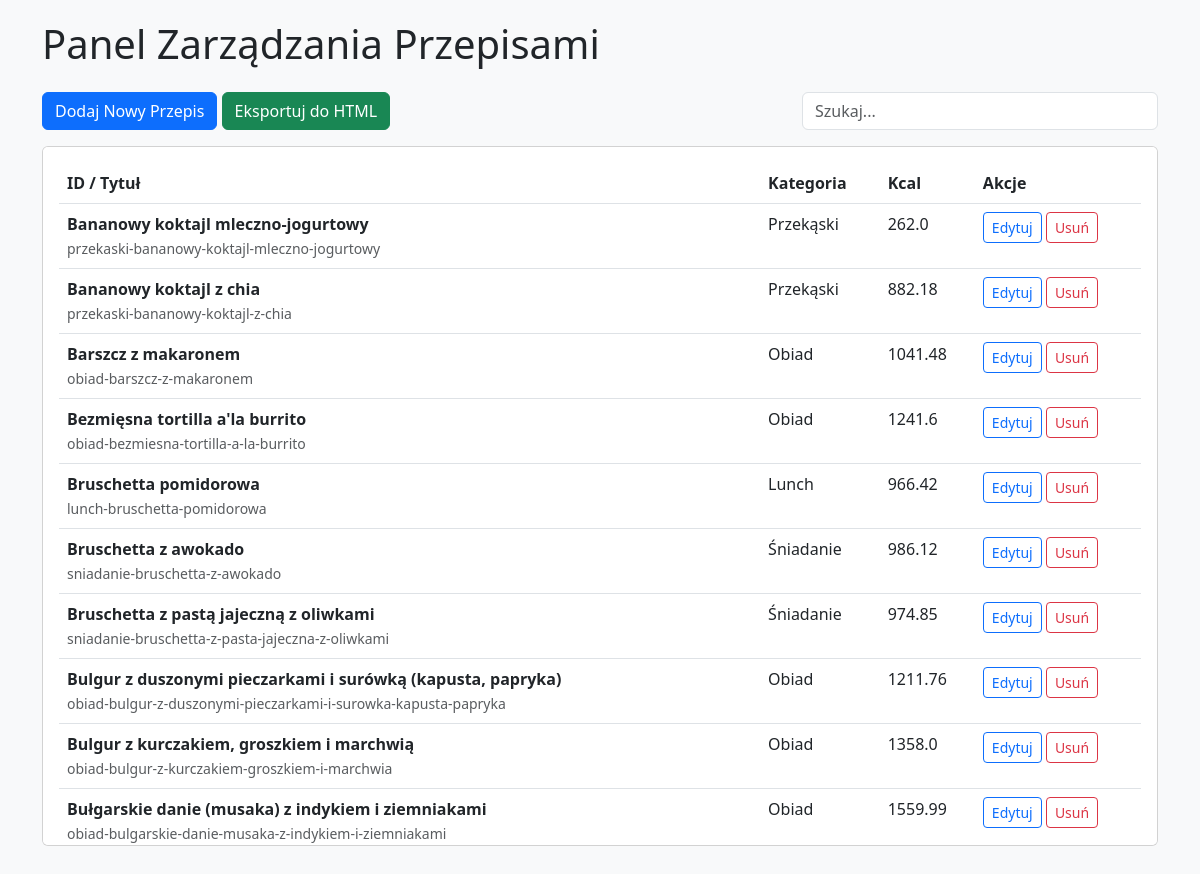
The page / on the database its author committed.
### tables this page shows
CREATE TABLE recipes (
    id TEXT PRIMARY KEY,
    title TEXT NOT NULL,
    category TEXT NOT NULL,
    ingredients_search TEXT,
    search_text TEXT,
    kcal REAL,
    protein REAL,
    carbs REAL,
    fat REAL,
    ingredients_html TEXT,
    instructions_html TEXT,
    source_variant TEXT
);

### app.py (the view)
@app.route('/')
def index():
    recipes = database.get_all_recipes()
    return render_template('admin.html', recipes=recipes)

### database.py (called while the page is built)
def get_db():
    conn = sqlite3.connect(DATABASE)
    conn.row_factory = sqlite3.Row
    return conn

def get_all_recipes():
    db = get_db()
    cursor = db.cursor()
    cursor.execute('SELECT * FROM recipes ORDER BY title')
    recipes = cursor.fetchall()
    db.close()
    return recipes

### templates/admin.html (shortened to what this page needs)
<!DOCTYPE html>
<html lang="pl">
<head>
    <link href="https://cdn.jsdelivr.net/npm/bootstrap@5.3.0/dist/css/bootstrap.min.css" rel="stylesheet">
</head>
<body>
<div class="container">
    <h1 class="mb-4">Panel Zarządzania Przepisami</h1>
    <div class="row mb-3">
        <div class="col-md-8">
            <a href="/add" class="btn btn-primary">Dodaj Nowy Przepis</a>
            <form action="/export" method="POST" class="d-inline">
                <button type="submit" class="btn btn-success">Eksportuj do HTML</button>
            </form>
        </div>
        <div class="col-md-4">
            <input type="text" id="searchInput" class="form-control" placeholder="Szukaj...">
        </div>
    </div>
    <div class="card recipe-list">
        <div class="card-body">
            <table class="table table-hover" id="recipeTable">
                <thead>
                    <tr>
                        <th>ID / Tytuł</th>
                        <th>Kategoria</th>
                        <th>Kcal</th>
                        <th>Akcje</th>
                    </tr>
                </thead>
                <tbody>
                    {% for r in recipes %}
                    <tr>
                        <td>
                            <strong>{{ r.title }}</strong><br>
                            <small class="text-muted">{{ r.id }}</small>
                        </td>
                        <td>{{ r.category }}</td>
                        <td>{{ r.kcal }}</td>
                        <td>
                            <a href="/edit/{{ r.id }}" class="btn btn-sm btn-outline-primary">Edytuj</a>
                            <form action="/delete/{{ r.id }}" method="POST" class="d-inline" onsubmit="return confirm('Na pewno usunąć?');">
                                <button type="submit" class="btn btn-sm btn-outline-danger">Usuń</button>
                            </form>
                        </td>
                    </tr>
                    {% endfor %}
                </tbody>
            </table>
        </div>
    </div>
</div>
</body>
</html>

### templates/admin.html (style rules this page uses)
body { background-color: #f8f9fa; padding-top: 20px; }
.recipe-list { max-height: 700px; overflow-y: auto; }

### rows shown on the page
recipes: title "Bananowy koktajl mleczno-jogurtowy", id "przekaski-bananowy-koktajl-mleczno-jogurtowy", category "Przekąski", kcal "262.0"
recipes: title "Bananowy koktajl z chia", id "przekaski-bananowy-koktajl-z-chia", category "Przekąski", kcal "882.18"
recipes: title "Barszcz z makaronem", id "obiad-barszcz-z-makaronem", category "Obiad", kcal "1041.48"
recipes: title "Bezmięsna tortilla a'la burrito", id "obiad-bezmiesna-tortilla-a-la-burrito", category "Obiad", kcal "1241.6"
recipes: title "Bruschetta pomidorowa", id "lunch-bruschetta-pomidorowa", category "Lunch", kcal "966.42"
recipes: title "Bruschetta z awokado", id "sniadanie-bruschetta-z-awokado", category "Śniadanie", kcal "986.12"
recipes: title "Bruschetta z pastą jajeczną z oliwkami", id "sniadanie-bruschetta-z-pasta-jajeczna-z-oliwkami", category "Śniadanie", kcal "974.85"
recipes: title "Bulgur z duszonymi pieczarkami i surówką (kapusta, papryka)", id "obiad-bulgur-z-duszonymi-pieczarkami-i-surowka-kapusta-papryka", category "Obiad", kcal "1211.76"
recipes: title "Bulgur z kurczakiem, groszkiem i marchwią", id "obiad-bulgur-z-kurczakiem-groszkiem-i-marchwia", category "Obiad", kcal "1358.0"
recipes: title "Bułgarskie danie (musaka) z indykiem i ziemniakami", id "obiad-bulgarskie-danie-musaka-z-indykiem-i-ziemniakami", category "Obiad", kcal "1559.99"
